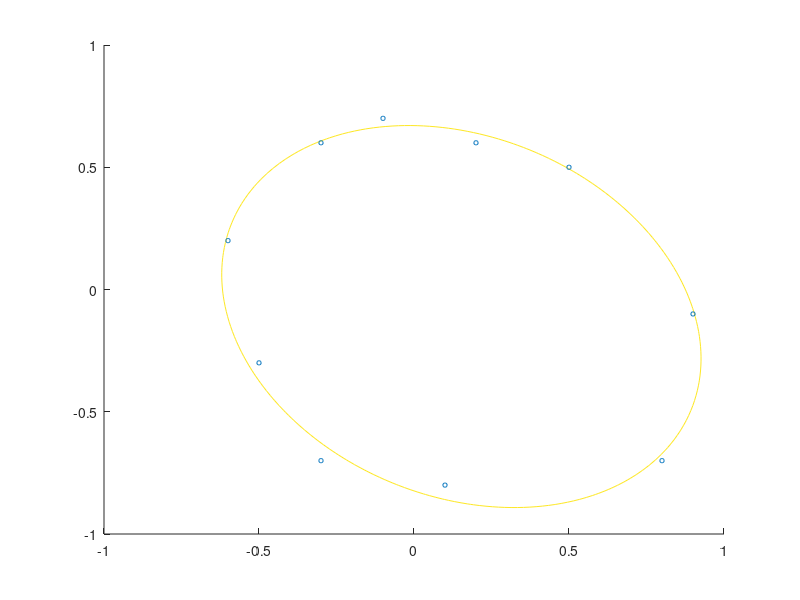

The MATLAB source for this figure:
X = [-0.5 -0.3 0.1 0.8 0.9 0.5 0.2 -0.1 -0.3 -0.6]';
Y = [-0.3 -0.7 -0.8 -0.7 -0.1 0.5 0.6 0.7 0.6 0.2]';

A = [X.^2 X.*Y Y.^2 X Y];

b = ones(10, 1);

k = A\b;

f = @(x, y) k(1)*x.^2 + k(2)*x.*y + k(3)*y.^2 + k(4)*x + k(5)*y;

hold on
[M, N] = meshgrid(linspace(-1, 1), linspace(-1, 1));
contour(M, N, f(M, N), [1 1]);

scatter(X, Y, 10, 'red');
hold off
